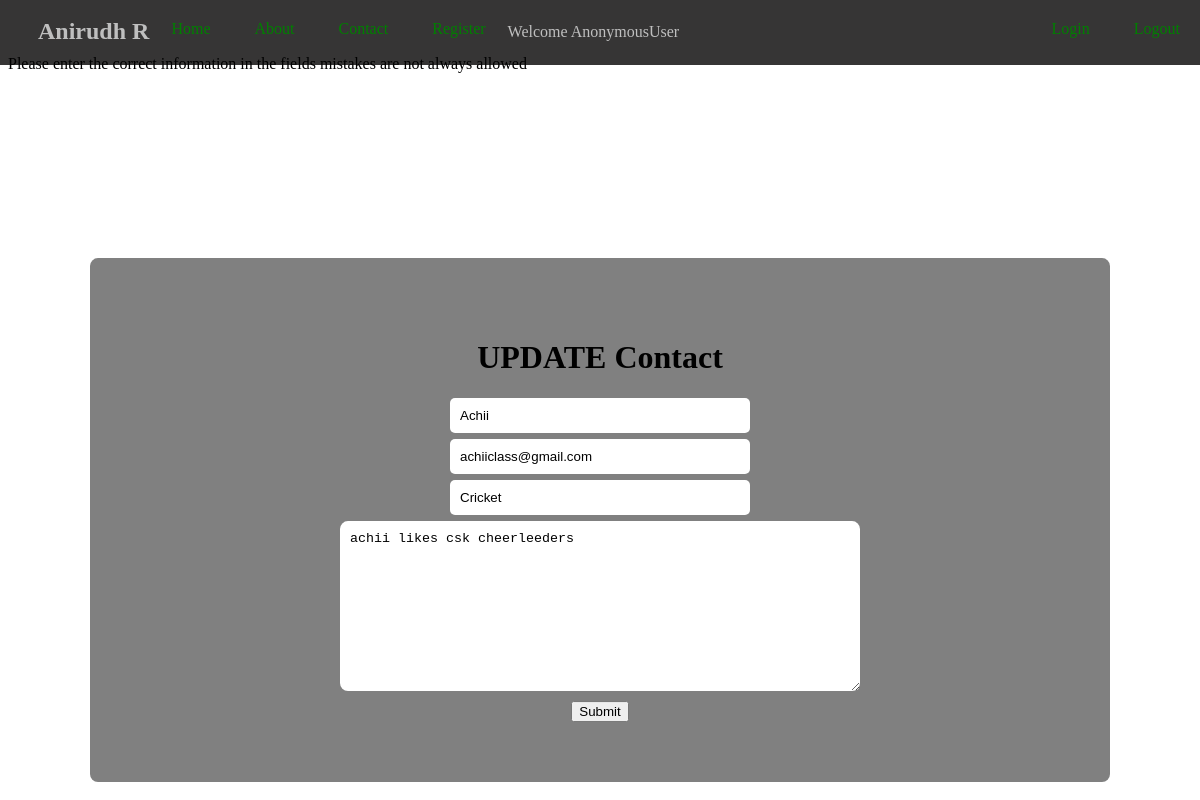
/update_contact/13, run on the app's committed database.
### myapp/models.py (models this page shows)
class Contact(models.Model):
    name=models.CharField(max_length=20)
    email=models.EmailField()
    subject=models.CharField(max_length=20)
    message=models.TextField()
    connect=models.ForeignKey( User,on_delete=models.CASCADE,null=True)

### myapp/views.py (the view)
# urls.py: path('update_contact/<ID>', views.update_contact, name="Update Contact"),
def update_contact(req,ID):
    data=Contact.objects.get(pk=ID)
    x=ContactForm(req.POST or None, instance=data)
    if x.is_valid():
        x.save()
        messages.success(req,'Data is saved to database')
        return redirect('/about')
    return render(req,'update.html',{'a':x})

### myapp/form.py
class ContactForm(ModelForm):
    class Meta:
        model=Contact
        fields=['name','email','subject','message']

### templates/update.html (shortened to what this page needs)
{% extends "common.html" %}
{% block body %}
<marquee>Please enter the correct information in the fields mistakes are not always allowed</marquee>
   <form method="post"  class="contact-form">
    <h1> UPDATE Contact </h1>
    <div class="form">
        {{a.name}}
    </div>
    <div class="form">
        {{a.email}}
    </div>
    <div class="form">
        {{a.subject}}
    </div>
    <div class="tip">
        {{a.message}}
    </div>
    <div class="butt">
        <button type="submit">Submit</button>
    </div>
   </form>
{% endblock body %}

### statics/dim.css (style rules this page uses)
.contact-form { position: absolute; top: 65%; left: 50%; transform: translate(-50%, -50%); background: gray ; padding: 60px 60px; padding-right: 250px; padding-left: 250px; border-radius: 8px; text-align: center; }
.contact-form input, .contact-form textarea { padding: 10px; width: 500px; margin-bottom: 6px; border: transparent; border-radius: 8px; }
body { background-color: rgba(255, 255, 255, 0); }
.contact-form input { width: 280px; box-shadow:none; border:transparent; border-radius: 5px; }

### data on the page
Contact: name "Achii", email "achiiclass@gmail.com", subject "Cricket", message "achii likes csk cheerleeders"

### other printed values
{{ request.user }} "AnonymousUser"
